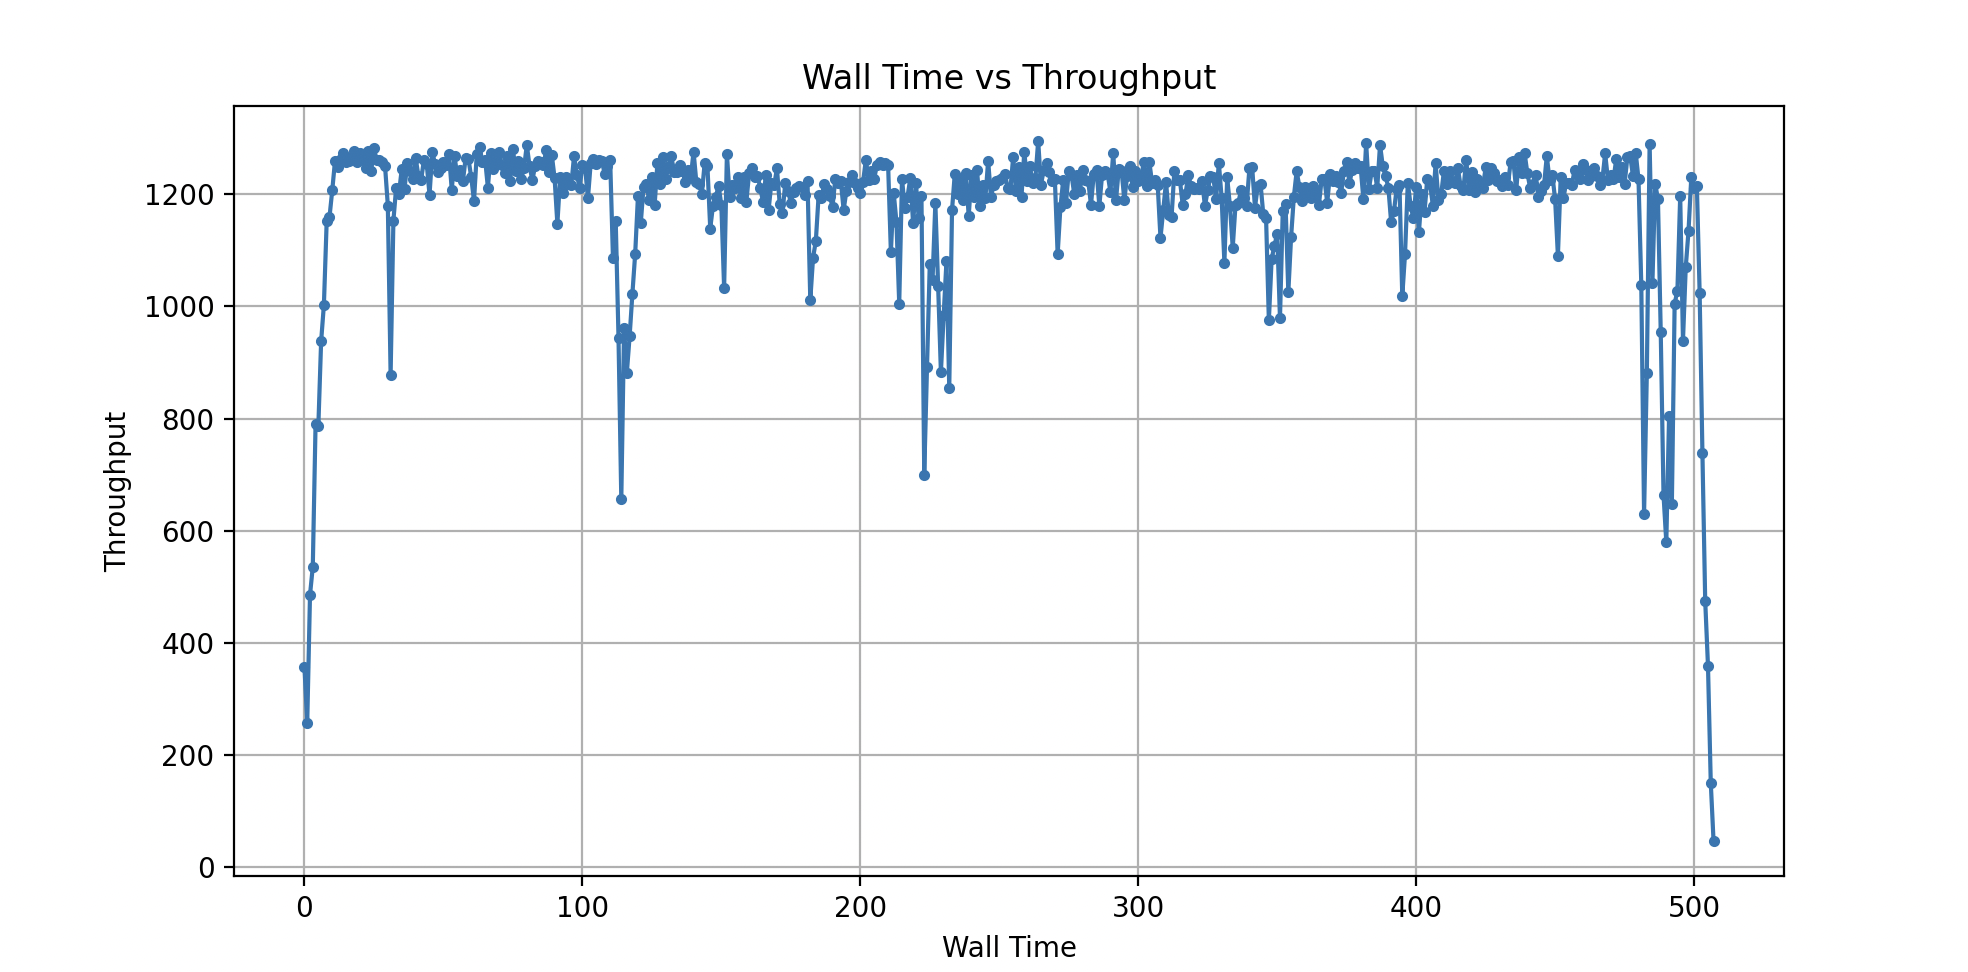

Write Python code to recreate this figure.
import csv
import matplotlib.pyplot as plt

# Initialize lists to hold the wall time and throughput values
wall_times = []
throughputs = []

# Open the CSV file and read the contents
with open('step6.csv', 'r') as csvfile:
    plots = csv.reader(csvfile, delimiter=',')
    for row in plots:
        wall_times.append(int(row[0]))  # Assuming the first column contains integers
        throughputs.append(int(row[1]))  # Assuming the second column contains integers

# Plot the data with a smaller marker size
plt.figure(figsize=(10, 5))
plt.plot(wall_times, throughputs, marker='o', markersize=3)  # Adjust markersize to make points smaller

# Add title and labels
plt.title('Wall Time vs Throughput')
plt.xlabel('Wall Time')
plt.ylabel('Throughput')

# Show grid
plt.grid(True)

# Show the plot
plt.show()
